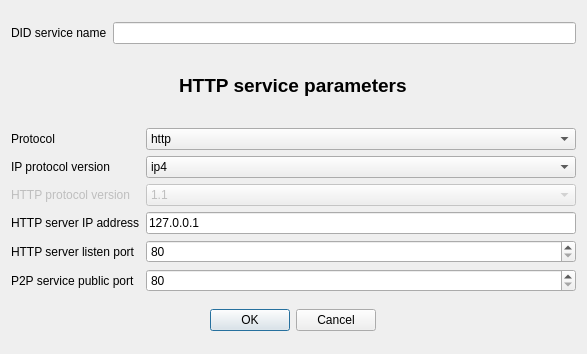
<?xml version="1.0" encoding="UTF-8"?>
<ui version="4.0">
 <class>Form</class>
 <widget class="QWidget" name="Form">
  <property name="geometry">
   <rect>
    <x>0</x>
    <y>0</y>
    <width>587</width>
    <height>354</height>
   </rect>
  </property>
  <property name="windowTitle">
   <string>Add DID service: HTTP forward</string>
  </property>
  <layout class="QGridLayout" name="gridLayout_2">
   <item row="3" column="0" alignment="Qt::AlignHCenter">
    <widget class="QDialogButtonBox" name="buttonBox">
     <property name="standardButtons">
      <set>QDialogButtonBox::Cancel|QDialogButtonBox::Ok</set>
     </property>
    </widget>
   </item>
   <item row="1" column="0" alignment="Qt::AlignHCenter">
    <widget class="QLabel" name="label_6">
     <property name="maximumSize">
      <size>
       <width>16777215</width>
       <height>50</height>
      </size>
     </property>
     <property name="text">
      <string>&lt;html&gt;&lt;head/&gt;&lt;body&gt;&lt;p&gt;&lt;span style=&quot; font-size:14pt; font-weight:600;&quot;&gt;HTTP service parameters&lt;/span&gt;&lt;/p&gt;&lt;/body&gt;&lt;/html&gt;</string>
     </property>
    </widget>
   </item>
   <item row="2" column="0">
    <layout class="QGridLayout" name="gridLayout">
     <item row="6" column="1">
      <widget class="QSpinBox" name="httpAdvertisePort">
       <property name="minimum">
        <number>80</number>
       </property>
       <property name="maximum">
        <number>65535</number>
       </property>
      </widget>
     </item>
     <item row="5" column="1">
      <widget class="QSpinBox" name="httpListenPort">
       <property name="minimum">
        <number>80</number>
       </property>
       <property name="maximum">
        <number>65535</number>
       </property>
      </widget>
     </item>
     <item row="4" column="0">
      <widget class="QLabel" name="label_2">
       <property name="toolTip">
        <string>&lt;html&gt;&lt;head/&gt;&lt;body&gt;&lt;p&gt;The IP address (IPv4 or IPv6) of the remote HTTP service&lt;/p&gt;&lt;/body&gt;&lt;/html&gt;</string>
       </property>
       <property name="text">
        <string>HTTP server IP address</string>
       </property>
      </widget>
     </item>
     <item row="0" column="1">
      <widget class="QComboBox" name="protocol">
       <item>
        <property name="text">
         <string>http</string>
        </property>
       </item>
      </widget>
     </item>
     <item row="6" column="0">
      <widget class="QLabel" name="label_4">
       <property name="toolTip">
        <string>&lt;html&gt;&lt;head/&gt;&lt;body&gt;&lt;p&gt;P2P advertising port: this is the port that is used in the libp2p endpoint address (by default it's set to 80) and in the ipfs+http:// URL. Here the advertised port is 80:&lt;/p&gt;&lt;p&gt;ipfs+http://k51qzi5uqu5dlrzbwjh4r0lmlvt08pr4knff0km34psvojiwojnbic9z0z6n44:&lt;span style=&quot; font-weight:600;&quot;&gt;80&lt;/span&gt;/&lt;/p&gt;&lt;p&gt;And here it's set to 9000:&lt;/p&gt;&lt;p&gt;ipfs+http://k51qzi5uqu5dlrzbwjh4r0lmlvt08pr4knff0km34psvojiwojnbic9z0z6n44:&lt;span style=&quot; font-weight:600;&quot;&gt;9000&lt;/span&gt;/&lt;/p&gt;&lt;p&gt;&lt;span style=&quot; font-weight:600;&quot;&gt;IF YOU DECLARE MULTIPLE SERVICES BE SURE TO USE DIFFERENT PUBLIC PORTS&lt;/span&gt;&lt;/p&gt;&lt;/body&gt;&lt;/html&gt;</string>
       </property>
       <property name="text">
        <string>P2P service public port</string>
       </property>
      </widget>
     </item>
     <item row="2" column="1">
      <widget class="QComboBox" name="ipVersion">
       <item>
        <property name="text">
         <string>ip4</string>
        </property>
       </item>
       <item>
        <property name="text">
         <string>ip6</string>
        </property>
       </item>
      </widget>
     </item>
     <item row="5" column="0">
      <widget class="QLabel" name="label_3">
       <property name="toolTip">
        <string>&lt;html&gt;&lt;head/&gt;&lt;body&gt;&lt;p&gt;The TCP port used by the remote HTTP service&lt;/p&gt;&lt;/body&gt;&lt;/html&gt;</string>
       </property>
       <property name="text">
        <string>HTTP server listen port</string>
       </property>
      </widget>
     </item>
     <item row="4" column="1">
      <widget class="QLineEdit" name="httpHost">
       <property name="text">
        <string>127.0.0.1</string>
       </property>
      </widget>
     </item>
     <item row="2" column="0">
      <widget class="QLabel" name="label">
       <property name="toolTip">
        <string>&lt;html&gt;&lt;head/&gt;&lt;body&gt;&lt;p&gt;The Internet Protocol version used by the remote service (ip4 or ip6)&lt;/p&gt;&lt;/body&gt;&lt;/html&gt;</string>
       </property>
       <property name="text">
        <string>IP protocol version</string>
       </property>
      </widget>
     </item>
     <item row="0" column="0">
      <widget class="QLabel" name="label_5">
       <property name="toolTip">
        <string>&lt;html&gt;&lt;head/&gt;&lt;body&gt;&lt;p&gt;The protocol that the remote HTTP server is using (http or https)&lt;/p&gt;&lt;/body&gt;&lt;/html&gt;</string>
       </property>
       <property name="text">
        <string>Protocol</string>
       </property>
      </widget>
     </item>
     <item row="3" column="0">
      <widget class="QLabel" name="label_7">
       <property name="enabled">
        <bool>false</bool>
       </property>
       <property name="toolTip">
        <string>&lt;html&gt;&lt;head/&gt;&lt;body&gt;&lt;p&gt;HTTP protocol version (ignored for now)&lt;/p&gt;&lt;/body&gt;&lt;/html&gt;</string>
       </property>
       <property name="text">
        <string>HTTP protocol version</string>
       </property>
      </widget>
     </item>
     <item row="3" column="1">
      <widget class="QComboBox" name="httpProtocolVersion">
       <property name="enabled">
        <bool>false</bool>
       </property>
       <item>
        <property name="text">
         <string>1.1</string>
        </property>
       </item>
       <item>
        <property name="text">
         <string>2.0</string>
        </property>
       </item>
      </widget>
     </item>
    </layout>
   </item>
   <item row="0" column="0">
    <layout class="QGridLayout" name="gridLayout_3">
     <item row="0" column="0">
      <widget class="QLabel" name="label_8">
       <property name="toolTip">
        <string>&lt;html&gt;&lt;head/&gt;&lt;body&gt;&lt;p&gt;DID service name (URL path component). It has to be 3 to 16 alphanumerical characters long.&lt;/p&gt;&lt;p&gt;did:ipid:k2k4r8..../www/&lt;span style=&quot; font-weight:600;&quot;&gt;servicename&lt;/span&gt;&lt;/p&gt;&lt;/body&gt;&lt;/html&gt;</string>
       </property>
       <property name="text">
        <string>DID service name</string>
       </property>
      </widget>
     </item>
     <item row="0" column="1">
      <widget class="QLineEdit" name="didServiceName"/>
     </item>
    </layout>
   </item>
  </layout>
 </widget>
 <resources/>
 <connections/>
</ui>
